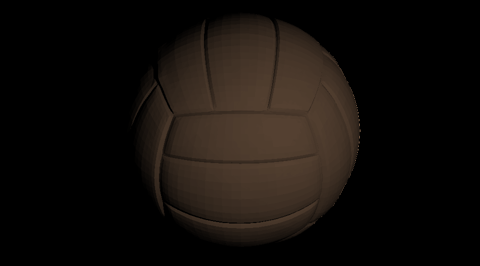
#> input picture lab1/intrinsic_images/ball.png, 480 x 266 px
$ python idd_image_formation.py
#> lines starting #> are read from the running program, lines starting #| are printed output that depends on the picture; long printed decimals are rounded
import numpy as np
from PIL import Image
from matplotlib import pyplot as plt


def main():
    # int32 to prevent overflow of the standard uint8 during element-wise multiplication
    original = np.array(Image.open('ball.png'))
#> original is the input picture: shape (266, 480, 3); mean R, G, B 18.3, 14, 10.6
    shading = np.array(Image.open('ball_shading.png'), dtype="int32")
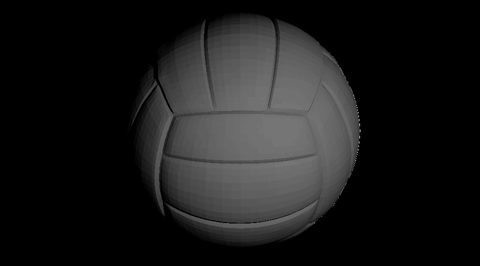
#> input picture lab1/intrinsic_images/ball_shading.png, 480 x 266 px
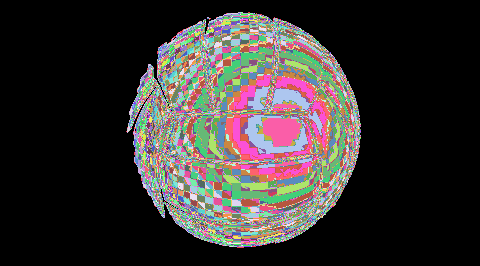
#> shading: shape (266, 480) int32; 127 distinct labels, from 0 to 149; one colour per label, 0 black
    albedo = np.array(Image.open('ball_albedo.png'), dtype="int32")
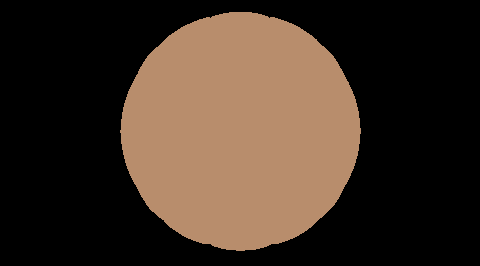
#> input picture lab1/intrinsic_images/ball_albedo.png, 480 x 266 px

    # I(x)=R(X) x S(x) for all x in one line
    # divide by 255 to renormalise
    # dividing by 256 gives 0 RMS
    print(np.max(albedo*shading[...,None])/255)
#| 107.514
    print(np.max(albedo*shading[...,None])/256)
#| 107.094
    print(np.max(albedo))
#| 184
    print(np.max(shading))
#| 149
    reconstruction_255 = np.array(albedo*shading[:,:,None]/255,dtype="int32")
    reconstruction_256 = np.array(albedo*shading[:,:,None]/256,dtype="int32")
    print('RMS_255 = {0:1.4f}'.format(np.sqrt(np.mean((reconstruction_255-original)**2))))
#| RMS_255 = 0.2129
    print('RMS_256 = {0:1.4f}'.format(np.sqrt(np.mean((reconstruction_256-original)**2))))
#| RMS_256 = 0.0000

    fig = plt.figure()
    plt.subplot(2, 2, 1)
    plt.imshow(original)
    plt.title('Original')
    plt.subplot(2, 2, 2)
    plt.imshow(shading,cmap='gray',vmin=0,vmax=255)
    plt.title('Shading')
    plt.subplot(2, 2, 3)
    plt.imshow(albedo)
    plt.ylabel('y')
    plt.xlabel('x')
    plt.title('Albedo')
    plt.subplot(2, 2, 4)
    plt.imshow(reconstruction_255)
    plt.title('Reconstruction')
    plt.savefig('image_reconstruction.pdf')
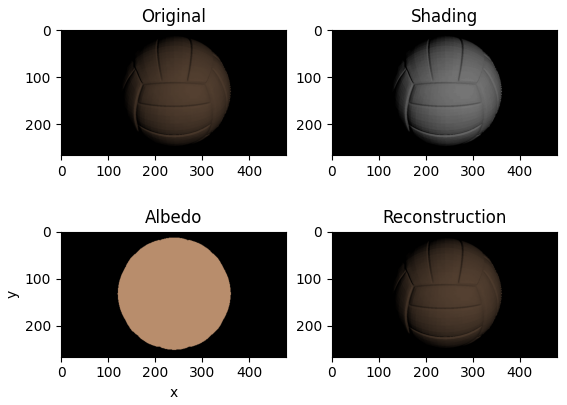
#> figure drawn by matplotlib, 4 panels

if __name__ == "__main__":
    main()
